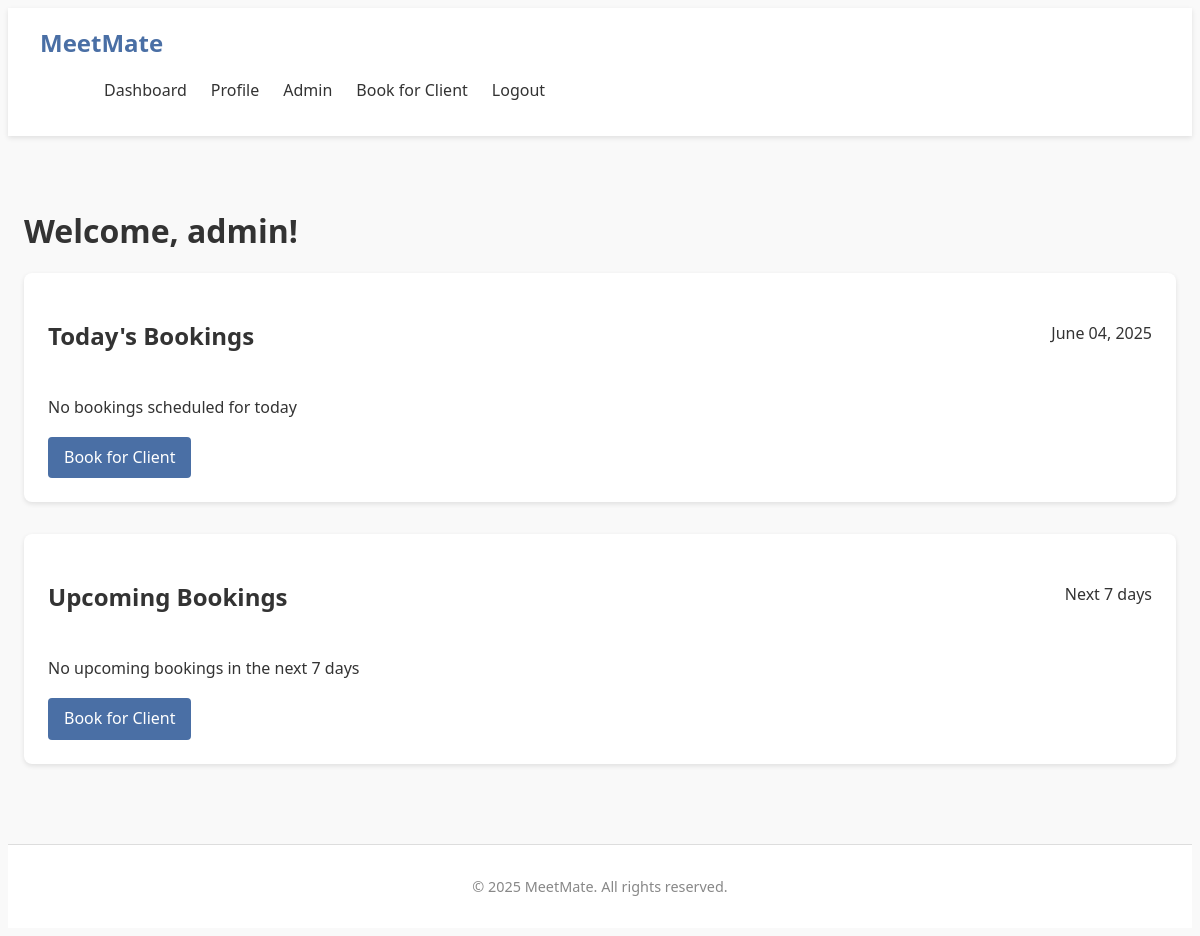
The page /dashboard (signed in) on the database as committed earlier.
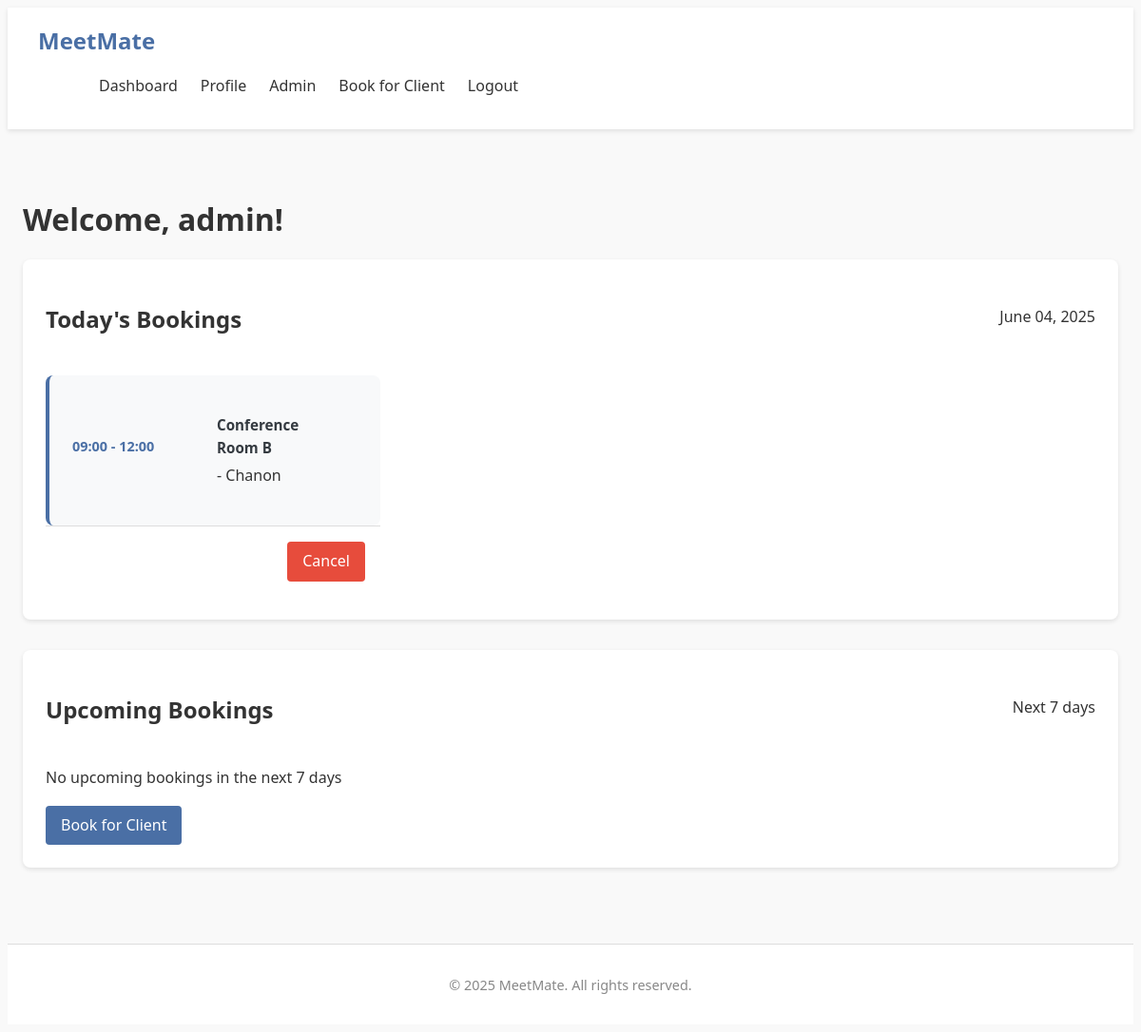
The same page on the database as committed later.
### tables this page shows
CREATE TABLE bookings (
                id INTEGER PRIMARY KEY AUTOINCREMENT,
                user_id INTEGER NOT NULL,
                room_id INTEGER NOT NULL,
                date TEXT NOT NULL,
                time_start TEXT NOT NULL,
                time_end TEXT NOT NULL,
                booking_admin_id INTEGER,
                notes TEXT,
                FOREIGN KEY (user_id) REFERENCES users (id),
                FOREIGN KEY (room_id) REFERENCES rooms (id),
                FOREIGN KEY (booking_admin_id) REFERENCES users (id)
            );

CREATE TABLE rooms (
                id INTEGER PRIMARY KEY AUTOINCREMENT,
                name TEXT NOT NULL,
                location TEXT NOT NULL,
                capacity INTEGER NOT NULL
            );

CREATE TABLE users (
                id INTEGER PRIMARY KEY AUTOINCREMENT,
                username TEXT NOT NULL UNIQUE,
                email TEXT NOT NULL UNIQUE,
                password TEXT NOT NULL,
                firstname TEXT,
                lastname TEXT,
                dob TEXT,
                address TEXT,
                role TEXT DEFAULT 'user'
            );

### app.py (the view, shortened to what this page needs)
@app.route('/dashboard')
@login_required
def dashboard():
    connection = get_database_connection()
    cursor = connection.cursor()
    user_id = session['user_id']
    today_bookings = []
    upcoming_bookings = []
    today_date = ''
    user_today_bookings = []
    user_upcoming_bookings = []
    if session.get('role') == 'admin':
        from datetime import date, timedelta
        today = date.today()
        today_str = today.strftime('%Y-%m-%d')
        today_date = today.strftime('%B %d, %Y')
        tomorrow = today + timedelta(days=1)
        next_week = today + timedelta(days=7)
        tomorrow_str = tomorrow.strftime('%Y-%m-%d')
        next_week_str = next_week.strftime('%Y-%m-%d')
        cursor.execute('''
            SELECT
                b.id,
                b.date,
                b.time_start,
                b.time_end,
                b.notes,
                u.username,
                r.name as room_name,
                admin.username as admin_name
            FROM bookings b
            JOIN users u ON b.user_id = u.id
            JOIN rooms r ON b.room_id = r.id
            LEFT JOIN users admin ON b.booking_admin_id = admin.id
            WHERE b.date = ?
            ORDER BY b.time_start
        ''', (today_str,))
        for row in cursor.fetchall():
            booking = dict(row)
            if booking['admin_name']:
                booking['booked_by'] = f"Admin: {booking['admin_name']}"
            else:
                booking['booked_by'] = "Self"
            today_bookings.append(booking)
        cursor.execute('''
            SELECT
                b.id,
                b.date,
                b.time_start,
                b.time_end,
                b.notes,
                u.username,
                r.name as room_name,
                admin.username as admin_name
            FROM bookings b
            JOIN users u ON b.user_id = u.id
            JOIN rooms r ON b.room_id = r.id
            LEFT JOIN users admin ON b.booking_admin_id = admin.id
            WHERE b.date >= ? AND b.date <= ?
            ORDER BY b.date, b.time_start
            LIMIT 10
        ''', (tomorrow_str, next_week_str))
        for row in cursor.fetchall():
            booking = dict(row)
            if booking['admin_name']:
                booking['booked_by'] = f"Admin: {booking['admin_name']}"
            else:
                booking['booked_by'] = "Self"
            booking_date = date.fromisoformat(booking['date'])
            booking['formatted_date'] = booking_date.strftime('%a, %b %d')
            upcoming_bookings.append(booking)
    connection.close()
    return render_template('dashboard.html',
                         today_bookings=today_bookings,
                         today_date=today_date,
                         upcoming_bookings=upcoming_bookings,
                         user_today_bookings=user_today_bookings,
                         user_upcoming_bookings=user_upcoming_bookings)

### app.py (called while the page is built)
def get_database_path():
    app_directory = app.root_path
    instance_directory = os.path.join(app_directory, 'instance')
    os.makedirs(instance_directory, exist_ok=True)
    database_path = os.path.join(instance_directory, 'meetmate.db')
    return database_path

def get_database_connection():
    db_path = get_database_path()
    connection = sqlite3.connect(db_path)
    connection.row_factory = sqlite3.Row
    return connection

def get_user_by_id(user_id):
    connection = get_database_connection()
    cursor = connection.cursor()
    cursor.execute("SELECT * FROM users WHERE id = ?", (user_id,))
    user = cursor.fetchone()
    connection.close()
    if user:
        return dict(user)
    return None

### templates/dashboard.html (shortened to what this page needs)
{% extends "base.html" %}
{% block content %}
<div class="dashboard">
    <h1>Welcome, {{ session.username }}!</h1>
    {% if session.role == 'admin' %}
    <div class="dashboard-section">
        <div class="section-card">
            <div class="section-header">
                <h2>Today's Bookings</h2>
                <span class="date">{{ today_date }}</span>
            </div>
            {% if today_bookings %}
                <div class="bookings-list">
                    {% for booking in today_bookings %}
                        <div class="booking-item">
                            <div class="booking-info">
                                <div class="booking-time">
                                    {{ booking.time_start }} - {{ booking.time_end }}
                                </div>
                                <div class="booking-details">
                                    <strong>{{ booking.room_name }}</strong> - {{ booking.username }}
                                </div>
                            </div>
                            <div class="booking-actions">
                                <a href="{{ url_for('cancel_booking', booking_id=booking.id) }}"
                                   class="btn btn-danger btn-small"
                                   onclick="return confirm('Are you sure you want to cancel this booking?')">
                                    Cancel
                                </a>
                            </div>
                        </div>
                    {% endfor %}
                </div>
            {% else %}
                <div class="no-bookings">
                    <p>No bookings scheduled for today</p>
                    <a href="{{ url_for('admin_book') }}" class="btn btn-primary">Book for Client</a>
                </div>
            {% endif %}
        </div>
    </div>
    <div class="dashboard-section">
        <div class="section-card">
            <div class="section-header">
                <h2>Upcoming Bookings</h2>
                <span class="subtitle">Next 7 days</span>
            </div>
            {% if upcoming_bookings %}
                <div class="bookings-list">
                    {% for booking in upcoming_bookings %}
                        <div class="booking-item">
                            <div class="booking-info">
                                <div class="booking-date">
                                    {{ booking.formatted_date }}
                                </div>
                                <div class="booking-time">
                                    {{ booking.time_start }} - {{ booking.time_end }}
                                </div>
                                <div class="booking-details">
                                    <strong>{{ booking.room_name }}</strong> - {{ booking.username }}
                                    {% if booking.notes %}
                                        <div class="booking-notes">{{ booking.notes }}</div>
                                    {% endif %}
                                </div>
                            </div>
                            <div class="booking-actions">
                                <a href="{{ url_for('cancel_booking', booking_id=booking.id) }}"
                                   class="btn btn-danger btn-small"
                                   onclick="return confirm('Are you sure you want to cancel this booking?')">
                                    Cancel
                                </a>
                            </div>
                        </div>
                    {% endfor %}
                </div>
            {% else %}
                <div class="no-bookings">
                    <p>No upcoming bookings in the next 7 days</p>
                    <a href="{{ url_for('admin_book') }}" class="btn btn-primary">Book for Client</a>
                </div>
            {% endif %}
        </div>
    </div>
    {% endif %}
</div>
{% endblock %}

Rows that differ between the two databases and show on the page:
added bookings: time_start "09:00", time_end "12:00", room_name "Conference Room B", username "Chanon"
Other text that changed with them:
text no longer shown: "No bookings scheduled for today Book for Client"
